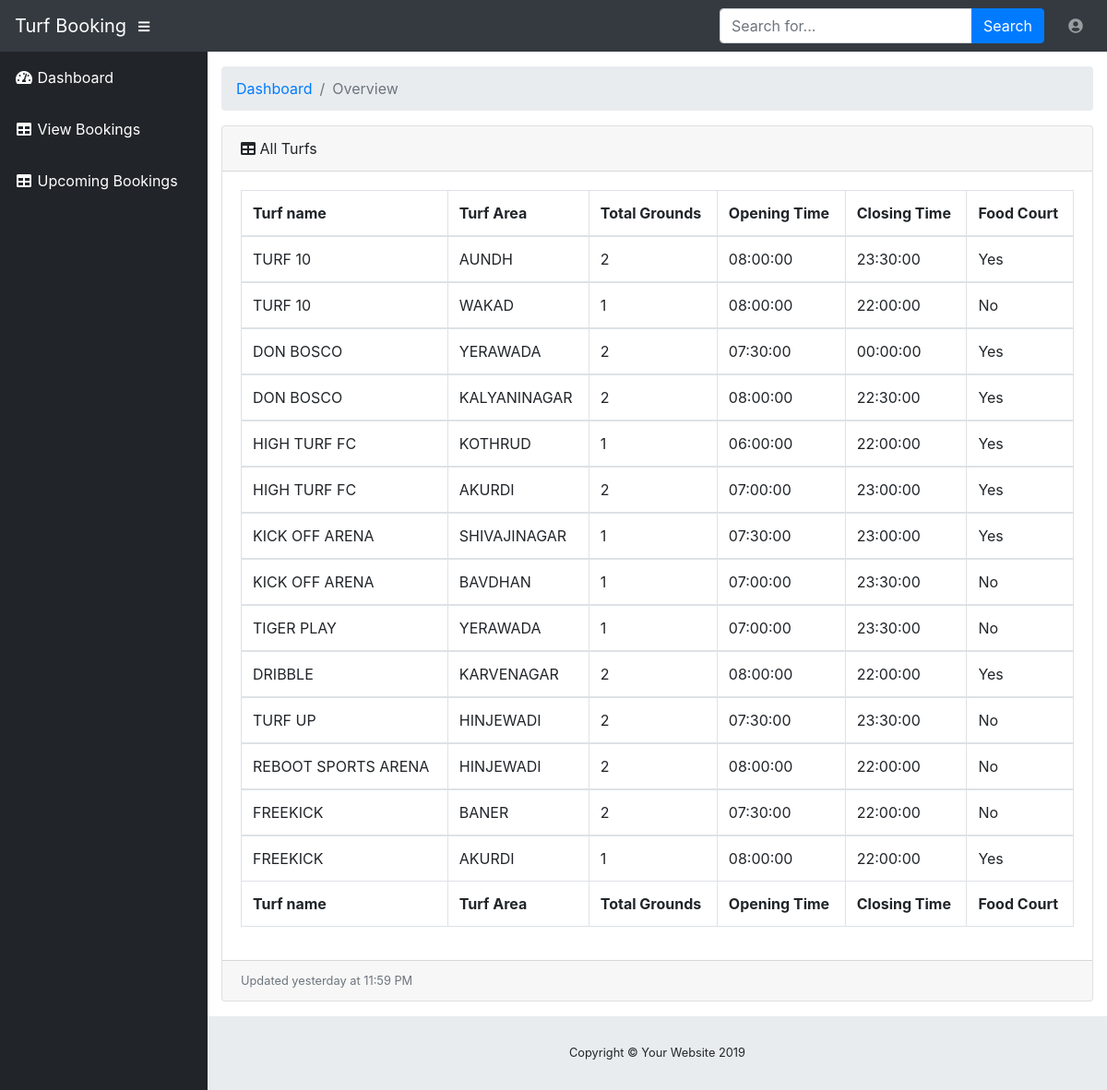
Screenshot of /tessst/index.php (signed in) with the database file from the repository.
### tables this page shows
CREATE TABLE `TurfDetails` (
  `id` int(11) NOT NULL,
  `turfName` varchar(255) NOT NULL,
  `turfArea` varchar(255) NOT NULL,
  `managerName` varchar(255) NOT NULL,
  `managerMobile` varchar(255) NOT NULL,
  `totalGrounds` int(11) NOT NULL,
  `openingTime` time NOT NULL,
  `closingTime` time NOT NULL,
  `foodCourt` varchar(255) NOT NULL,
  `turfImages1` text DEFAULT NULL,
  `turfImages2` text DEFAULT NULL,
  `analysis` text DEFAULT NULL
);

### tessst/index.php (the view, shortened to what this page needs)
<?php include "includes/header.php" ; ?>
<?php include "includes/navbar.php" ; ?>
    <?php include "includes/sidebar.php" ; ?>
    <div id="content-wrapper">
      <div class="container-fluid">
        <ol class="breadcrumb">
          <li class="breadcrumb-item">
            <a href="#">Dashboard</a>
          </li>
          <li class="breadcrumb-item active">Overview</li>
        </ol>
        <div class="card mb-3">
          <div class="card-header">
            <i class="fas fa-table"></i>
            All Turfs</div>
          <div class="card-body">
            <div class="table-responsive">
             <table class="table table-bordered" id="turfs" width="100%" cellspacing="0">
              <thead>
                <tr>
                  <th>Turf name</th>
                  <th>Turf Area</th>
                  <th>Total Grounds</th>
                  <th>Opening Time</th>
                  <th>Closing Time</th>
                  <th>Food Court</th>
                </tr>
              </thead>
              <tfoot>
                <tr>
                  <th>Turf name</th>
                  <th>Turf Area</th>
                  <th>Total Grounds</th>
                  <th>Opening Time</th>
                  <th>Closing Time</th>
                  <th>Food Court</th>
                </tr>
              </tfoot>
              <?php
               $query = "SELECT id,turfName,turfArea,totalGrounds,openingTime,closingTime,foodCourt FROM TurfDetails  ";
               $query_result = mysqli_query($connection,$query);
               if($query_result)
               {
                   while($row = mysqli_fetch_assoc($query_result))
                   {
                       $turfName = $row['turfName'];
                       $turfArea = $row['turfArea'];
                       $totalGrounds = $row['totalGrounds'];
                       $openingTime = $row['openingTime'];
                       $closingTime = $row['closingTime'];
                       $foodCourt = $row['foodCourt'];
                       echo
                       "  <tbody>
                       <tr>
                        <td>$turfName</td>
                        <td>$turfArea</td>
                        <td>$totalGrounds</td>
                        <td>$openingTime</td>
                        <td>$closingTime</td>
                        <td>$foodCourt</td>
                       </tr>
                   </tbody>";
                   }
               }
               else
               {
                   echo "Error in query";
               }
              ?>
             </table>
            </div>
          </div>
          <div class="card-footer small text-muted">Updated yesterday at 11:59 PM</div>
        </div>
      </div>
      <footer class="sticky-footer">
        <div class="container my-auto">
          <div class="copyright text-center my-auto">
            <span>Copyright © Your Website 2019</span>
          </div>
        </div>
      </footer>
    </div>
  </div>
  <?php include "includes/footer.php" ; ?>

### rows the page displays
turfdetails: turfName "TURF 10", turfArea "AUNDH", totalGrounds "2", openingTime "08:00:00", closingTime "23:30:00", foodCourt "Yes"
turfdetails: turfName "TURF 10", turfArea "WAKAD", totalGrounds "1", openingTime "08:00:00", closingTime "22:00:00", foodCourt "No"
turfdetails: turfName "DON BOSCO", turfArea "YERAWADA", totalGrounds "2", openingTime "07:30:00", closingTime "00:00:00", foodCourt "Yes"
turfdetails: turfName "DON BOSCO", turfArea "KALYANINAGAR", totalGrounds "2", openingTime "08:00:00", closingTime "22:30:00", foodCourt "Yes"
turfdetails: turfName "HIGH TURF FC", turfArea "KOTHRUD", totalGrounds "1", openingTime "06:00:00", closingTime "22:00:00", foodCourt "Yes"
turfdetails: turfName "HIGH TURF FC", turfArea "AKURDI", totalGrounds "2", openingTime "07:00:00", closingTime "23:00:00", foodCourt "Yes"
turfdetails: turfName "KICK OFF ARENA", turfArea "SHIVAJINAGAR", totalGrounds "1", openingTime "07:30:00", closingTime "23:00:00", foodCourt "Yes"
turfdetails: turfName "KICK OFF ARENA", turfArea "BAVDHAN", totalGrounds "1", openingTime "07:00:00", closingTime "23:30:00", foodCourt "No"
turfdetails: turfName "TIGER PLAY", turfArea "YERAWADA", totalGrounds "1", openingTime "07:00:00", closingTime "23:30:00", foodCourt "No"
turfdetails: turfName "DRIBBLE", turfArea "KARVENAGAR", totalGrounds "2", openingTime "08:00:00", closingTime "22:00:00", foodCourt "Yes"
turfdetails: turfName "TURF UP", turfArea "HINJEWADI", totalGrounds "2", openingTime "07:30:00", closingTime "23:30:00", foodCourt "No"
turfdetails: turfName "REBOOT SPORTS ARENA", turfArea "HINJEWADI", totalGrounds "2", openingTime "08:00:00", closingTime "22:00:00", foodCourt "No"
turfdetails: turfName "FREEKICK", turfArea "BANER", totalGrounds "2", openingTime "07:30:00", closingTime "22:00:00", foodCourt "No"
turfdetails: turfName "FREEKICK", turfArea "AKURDI", totalGrounds "1", openingTime "08:00:00", closingTime "22:00:00", foodCourt "Yes"
